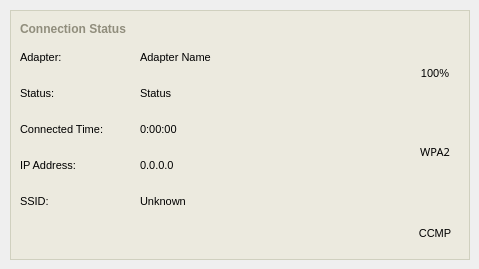
     <widget class="QWidget" name="widgetStackStatusPage" >
      <widget class="QFrame" name="dataFrameConnectionStatus" >
       <property name="geometry" >
        <rect>
         <x>10</x>
         <y>10</y>
         <width>460</width>
         <height>250</height>
        </rect>
       </property>
       <property name="minimumSize" >
        <size>
         <width>460</width>
         <height>250</height>
        </size>
       </property>
       <property name="maximumSize" >
        <size>
         <width>460</width>
         <height>250</height>
        </size>
       </property>
       <property name="palette" >
        <palette>
         <active>
          <colorrole role="WindowText" >
           <brush brushstyle="SolidPattern" >
            <color alpha="255" >
             <red>208</red>
             <green>208</green>
             <blue>191</blue>
            </color>
           </brush>
          </colorrole>
          <colorrole role="Base" >
           <brush brushstyle="SolidPattern" >
            <color alpha="255" >
             <red>255</red>
             <green>255</green>
             <blue>255</blue>
            </color>
           </brush>
          </colorrole>
          <colorrole role="Window" >
           <brush brushstyle="SolidPattern" >
            <color alpha="255" >
             <red>236</red>
             <green>234</green>
             <blue>223</blue>
            </color>
           </brush>
          </colorrole>
         </active>
         <inactive>
          <colorrole role="WindowText" >
           <brush brushstyle="SolidPattern" >
            <color alpha="255" >
             <red>208</red>
             <green>208</green>
             <blue>191</blue>
            </color>
           </brush>
          </colorrole>
          <colorrole role="Base" >
           <brush brushstyle="SolidPattern" >
            <color alpha="255" >
             <red>255</red>
             <green>255</green>
             <blue>255</blue>
            </color>
           </brush>
          </colorrole>
          <colorrole role="Window" >
           <brush brushstyle="SolidPattern" >
            <color alpha="255" >
             <red>236</red>
             <green>234</green>
             <blue>223</blue>
            </color>
           </brush>
          </colorrole>
         </inactive>
         <disabled>
          <colorrole role="WindowText" >
           <brush brushstyle="SolidPattern" >
            <color alpha="255" >
             <red>119</red>
             <green>119</green>
             <blue>119</blue>
            </color>
           </brush>
          </colorrole>
          <colorrole role="Base" >
           <brush brushstyle="SolidPattern" >
            <color alpha="255" >
             <red>236</red>
             <green>234</green>
             <blue>223</blue>
            </color>
           </brush>
          </colorrole>
          <colorrole role="Window" >
           <brush brushstyle="SolidPattern" >
            <color alpha="255" >
             <red>236</red>
             <green>234</green>
             <blue>223</blue>
            </color>
           </brush>
          </colorrole>
         </disabled>
        </palette>
       </property>
       <property name="autoFillBackground" >
        <bool>true</bool>
       </property>
       <property name="frameShape" >
        <enum>QFrame::Box</enum>
       </property>
       <property name="frameShadow" >
        <enum>QFrame::Plain</enum>
       </property>
       <widget class="QLabel" name="labelAdapter" >
        <property name="geometry" >
         <rect>
          <x>10</x>
          <y>38</y>
          <width>115</width>
          <height>18</height>
         </rect>
        </property>
        <property name="sizePolicy" >
         <sizepolicy vsizetype="Fixed" hsizetype="Fixed" >
          <horstretch>0</horstretch>
          <verstretch>0</verstretch>
         </sizepolicy>
        </property>
        <property name="minimumSize" >
         <size>
          <width>115</width>
          <height>18</height>
         </size>
        </property>
        <property name="maximumSize" >
         <size>
          <width>115</width>
          <height>18</height>
         </size>
        </property>
        <property name="palette" >
         <palette>
          <active>
           <colorrole role="WindowText" >
            <brush brushstyle="SolidPattern" >
             <color alpha="255" >
              <red>0</red>
              <green>0</green>
              <blue>0</blue>
             </color>
            </brush>
           </colorrole>
          </active>
          <inactive>
           <colorrole role="WindowText" >
            <brush brushstyle="SolidPattern" >
             <color alpha="255" >
              <red>0</red>
              <green>0</green>
              <blue>0</blue>
             </color>
            </brush>
           </colorrole>
          </inactive>
          <disabled>
           <colorrole role="WindowText" >
            <brush brushstyle="SolidPattern" >
             <color alpha="255" >
              <red>119</red>
              <green>119</green>
              <blue>119</blue>
             </color>
            </brush>
           </colorrole>
          </disabled>
         </palette>
        </property>
        <property name="font" >
         <font>
          <pointsize>8</pointsize>
         </font>
        </property>
        <property name="lineWidth" >
         <number>0</number>
        </property>
        <property name="text" >
         <string>Adapter:</string>
        </property>
       </widget>
       <widget class="QLabel" name="labelIPAddress" >
        <property name="geometry" >
         <rect>
          <x>10</x>
          <y>146</y>
          <width>115</width>
          <height>18</height>
         </rect>
        </property>
        <property name="sizePolicy" >
         <sizepolicy vsizetype="Fixed" hsizetype="Fixed" >
          <horstretch>0</horstretch>
          <verstretch>0</verstretch>
         </sizepolicy>
        </property>
        <property name="minimumSize" >
         <size>
          <width>115</width>
          <height>18</height>
         </size>
        </property>
        <property name="maximumSize" >
         <size>
          <width>115</width>
          <height>18</height>
         </size>
        </property>
        <property name="palette" >
         <palette>
          <active>
           <colorrole role="WindowText" >
            <brush brushstyle="SolidPattern" >
             <color alpha="255" >
              <red>0</red>
              <green>0</green>
              <blue>0</blue>
             </color>
            </brush>
           </colorrole>
          </active>
          <inactive>
           <colorrole role="WindowText" >
            <brush brushstyle="SolidPattern" >
             <color alpha="255" >
              <red>0</red>
              <green>0</green>
              <blue>0</blue>
             </color>
            </brush>
           </colorrole>
          </inactive>
          <disabled>
           <colorrole role="WindowText" >
            <brush brushstyle="SolidPattern" >
             <color alpha="255" >
              <red>119</red>
              <green>119</green>
              <blue>119</blue>
             </color>
            </brush>
           </colorrole>
          </disabled>
         </palette>
        </property>
        <property name="font" >
         <font>
          <pointsize>8</pointsize>
         </font>
        </property>
        <property name="lineWidth" >
         <number>0</number>
        </property>
        <property name="text" >
         <string>IP Address:</string>
        </property>
       </widget>
       <widget class="QLabel" name="labelSSID" >
        <property name="geometry" >
         <rect>
          <x>10</x>
          <y>182</y>
          <width>115</width>
          <height>18</height>
         </rect>
        </property>
        <property name="sizePolicy" >
         <sizepolicy vsizetype="Fixed" hsizetype="Fixed" >
          <horstretch>0</horstretch>
          <verstretch>0</verstretch>
         </sizepolicy>
        </property>
        <property name="minimumSize" >
         <size>
          <width>115</width>
          <height>18</height>
         </size>
        </property>
        <property name="maximumSize" >
         <size>
          <width>115</width>
          <height>18</height>
         </size>
        </property>
        <property name="palette" >
         <palette>
          <active>
           <colorrole role="WindowText" >
            <brush brushstyle="SolidPattern" >
             <color alpha="255" >
              <red>0</red>
              <green>0</green>
              <blue>0</blue>
             </color>
            </brush>
           </colorrole>
          </active>
          <inactive>
           <colorrole role="WindowText" >
            <brush brushstyle="SolidPattern" >
             <color alpha="255" >
              <red>0</red>
              <green>0</green>
              <blue>0</blue>
             </color>
            </brush>
           </colorrole>
          </inactive>
          <disabled>
           <colorrole role="WindowText" >
            <brush brushstyle="SolidPattern" >
             <color alpha="255" >
              <red>119</red>
              <green>119</green>
              <blue>119</blue>
             </color>
            </brush>
           </colorrole>
          </disabled>
         </palette>
        </property>
        <property name="font" >
         <font>
          <pointsize>8</pointsize>
         </font>
        </property>
        <property name="lineWidth" >
         <number>0</number>
        </property>
        <property name="text" >
         <string>SSID:</string>
        </property>
       </widget>
       <widget class="QLabel" name="dataFieldAssociationMode" >
        <property name="geometry" >
         <rect>
          <x>400</x>
          <y>132</y>
          <width>50</width>
          <height>18</height>
         </rect>
        </property>
        <property name="minimumSize" >
         <size>
          <width>50</width>
          <height>18</height>
         </size>
        </property>
        <property name="maximumSize" >
         <size>
          <width>50</width>
          <height>18</height>
         </size>
        </property>
        <property name="palette" >
         <palette>
          <active>
           <colorrole role="WindowText" >
            <brush brushstyle="SolidPattern" >
             <color alpha="255" >
              <red>0</red>
              <green>0</green>
              <blue>0</blue>
             </color>
            </brush>
           </colorrole>
          </active>
          <inactive>
           <colorrole role="WindowText" >
            <brush brushstyle="SolidPattern" >
             <color alpha="255" >
              <red>0</red>
              <green>0</green>
              <blue>0</blue>
             </color>
            </brush>
           </colorrole>
          </inactive>
          <disabled>
           <colorrole role="WindowText" >
            <brush brushstyle="SolidPattern" >
             <color alpha="255" >
              <red>119</red>
              <green>119</green>
              <blue>119</blue>
             </color>
            </brush>
           </colorrole>
          </disabled>
         </palette>
        </property>
        <property name="font" >
         <font>
          <family>Sans Serif</family>
          <pointsize>8</pointsize>
          <weight>50</weight>
          <bold>false</bold>
         </font>
        </property>
        <property name="lineWidth" >
         <number>0</number>
        </property>
        <property name="text" >
         <string>WPA2</string>
        </property>
        <property name="alignment" >
         <set>Qt::AlignBottom|Qt::AlignHCenter</set>
        </property>
       </widget>
       <widget class="QLabel" name="dataFieldSignalStrength" >
        <property name="geometry" >
         <rect>
          <x>400</x>
          <y>52</y>
          <width>50</width>
          <height>18</height>
         </rect>
        </property>
        <property name="minimumSize" >
         <size>
          <width>50</width>
          <height>18</height>
         </size>
        </property>
        <property name="maximumSize" >
         <size>
          <width>50</width>
          <height>18</height>
         </size>
        </property>
        <property name="palette" >
         <palette>
          <active>
           <colorrole role="WindowText" >
            <brush brushstyle="SolidPattern" >
             <color alpha="255" >
              <red>0</red>
              <green>0</green>
              <blue>0</blue>
             </color>
            </brush>
           </colorrole>
          </active>
          <inactive>
           <colorrole role="WindowText" >
            <brush brushstyle="SolidPattern" >
             <color alpha="255" >
              <red>0</red>
              <green>0</green>
              <blue>0</blue>
             </color>
            </brush>
           </colorrole>
          </inactive>
          <disabled>
           <colorrole role="WindowText" >
            <brush brushstyle="SolidPattern" >
             <color alpha="255" >
              <red>119</red>
              <green>119</green>
              <blue>119</blue>
             </color>
            </brush>
           </colorrole>
          </disabled>
         </palette>
        </property>
        <property name="font" >
         <font>
          <pointsize>8</pointsize>
         </font>
        </property>
        <property name="layoutDirection" >
         <enum>Qt::LeftToRight</enum>
        </property>
        <property name="lineWidth" >
         <number>0</number>
        </property>
        <property name="text" >
         <string>100%</string>
        </property>
        <property name="alignment" >
         <set>Qt::AlignBottom|Qt::AlignHCenter</set>
        </property>
       </widget>
       <widget class="QLabel" name="dataFieldEncryptionType" >
        <property name="geometry" >
         <rect>
          <x>400</x>
          <y>212</y>
          <width>50</width>
          <height>18</height>
         </rect>
        </property>
        <property name="minimumSize" >
         <size>
          <width>50</width>
          <height>18</height>
         </size>
        </property>
        <property name="maximumSize" >
         <size>
          <width>50</width>
          <height>18</height>
         </size>
        </property>
        <property name="palette" >
         <palette>
          <active>
           <colorrole role="WindowText" >
            <brush brushstyle="SolidPattern" >
             <color alpha="255" >
              <red>0</red>
              <green>0</green>
              <blue>0</blue>
             </color>
            </brush>
           </colorrole>
          </active>
          <inactive>
           <colorrole role="WindowText" >
            <brush brushstyle="SolidPattern" >
             <color alpha="255" >
              <red>0</red>
              <green>0</green>
              <blue>0</blue>
             </color>
            </brush>
           </colorrole>
          </inactive>
          <disabled>
           <colorrole role="WindowText" >
            <brush brushstyle="SolidPattern" >
             <color alpha="255" >
              <red>119</red>
              <green>119</green>
              <blue>119</blue>
             </color>
            </brush>
           </colorrole>
          </disabled>
         </palette>
        </property>
        <property name="font" >
         <font>
          <pointsize>8</pointsize>
         </font>
        </property>
        <property name="lineWidth" >
         <number>0</number>
        </property>
        <property name="text" >
         <string>CCMP</string>
        </property>
        <property name="alignment" >
         <set>Qt::AlignBottom|Qt::AlignHCenter</set>
        </property>
       </widget>
       <widget class="QLabel" name="iconSignalStrength" >
        <property name="geometry" >
         <rect>
          <x>410</x>
          <y>20</y>
          <width>32</width>
          <height>32</height>
         </rect>
        </property>
        <property name="minimumSize" >
         <size>
          <width>32</width>
          <height>32</height>
         </size>
        </property>
        <property name="maximumSize" >
         <size>
          <width>32</width>
          <height>32</height>
         </size>
        </property>
        <property name="text" >
         <string/>
        </property>
        <property name="pixmap" >
         <pixmap>icons/signal_0.png</pixmap>
        </property>
       </widget>
       <widget class="QLabel" name="iconAssociationMode" >
        <property name="geometry" >
         <rect>
          <x>410</x>
          <y>100</y>
          <width>32</width>
          <height>32</height>
         </rect>
        </property>
        <property name="minimumSize" >
         <size>
          <width>32</width>
          <height>32</height>
         </size>
        </property>
        <property name="maximumSize" >
         <size>
          <width>32</width>
          <height>32</height>
         </size>
        </property>
        <property name="text" >
         <string/>
        </property>
        <property name="pixmap" >
         <pixmap>icons/key.png</pixmap>
        </property>
       </widget>
       <widget class="QLabel" name="iconEncryptionType" >
        <property name="geometry" >
         <rect>
          <x>410</x>
          <y>180</y>
          <width>32</width>
          <height>32</height>
         </rect>
        </property>
        <property name="minimumSize" >
         <size>
          <width>32</width>
          <height>32</height>
         </size>
        </property>
        <property name="maximumSize" >
         <size>
          <width>32</width>
          <height>32</height>
         </size>
        </property>
        <property name="text" >
         <string/>
        </property>
        <property name="pixmap" >
         <pixmap>icons/lock.png</pixmap>
        </property>
       </widget>
       <widget class="QLabel" name="headerConnectionStatus" >
        <property name="geometry" >
         <rect>
          <x>10</x>
          <y>10</y>
          <width>201</width>
          <height>18</height>
         </rect>
        </property>
        <property name="minimumSize" >
         <size>
          <width>0</width>
          <height>18</height>
         </size>
        </property>
        <property name="maximumSize" >
         <size>
          <width>16777215</width>
          <height>18</height>
         </size>
        </property>
        <property name="palette" >
         <palette>
          <active>
           <colorrole role="WindowText" >
            <brush brushstyle="SolidPattern" >
             <color alpha="255" >
              <red>144</red>
              <green>141</green>
              <blue>124</blue>
             </color>
            </brush>
           </colorrole>
          </active>
          <inactive>
           <colorrole role="WindowText" >
            <brush brushstyle="SolidPattern" >
             <color alpha="255" >
              <red>144</red>
              <green>141</green>
              <blue>124</blue>
             </color>
            </brush>
           </colorrole>
          </inactive>
          <disabled>
           <colorrole role="WindowText" >
            <brush brushstyle="SolidPattern" >
             <color alpha="255" >
              <red>119</red>
              <green>119</green>
              <blue>119</blue>
             </color>
            </brush>
           </colorrole>
          </disabled>
         </palette>
        </property>
        <property name="font" >
         <font>
          <weight>75</weight>
          <bold>true</bold>
         </font>
        </property>
        <property name="lineWidth" >
         <number>0</number>
        </property>
        <property name="text" >
         <string>Connection Status</string>
        </property>
       </widget>
       <widget class="QLabel" name="labelStatus" >
        <property name="geometry" >
         <rect>
          <x>10</x>
          <y>74</y>
          <width>115</width>
          <height>18</height>
         </rect>
        </property>
        <property name="sizePolicy" >
         <sizepolicy vsizetype="Fixed" hsizetype="Fixed" >
          <horstretch>0</horstretch>
          <verstretch>0</verstretch>
         </sizepolicy>
        </property>
        <property name="minimumSize" >
         <size>
          <width>115</width>
          <height>18</height>
         </size>
        </property>
        <property name="maximumSize" >
         <size>
          <width>115</width>
          <height>18</height>
         </size>
        </property>
        <property name="palette" >
         <palette>
          <active>
           <colorrole role="WindowText" >
            <brush brushstyle="SolidPattern" >
             <color alpha="255" >
              <red>0</red>
              <green>0</green>
              <blue>0</blue>
             </color>
            </brush>
           </colorrole>
          </active>
          <inactive>
           <colorrole role="WindowText" >
            <brush brushstyle="SolidPattern" >
             <color alpha="255" >
              <red>0</red>
              <green>0</green>
              <blue>0</blue>
             </color>
            </brush>
           </colorrole>
          </inactive>
          <disabled>
           <colorrole role="WindowText" >
            <brush brushstyle="SolidPattern" >
             <color alpha="255" >
              <red>119</red>
              <green>119</green>
              <blue>119</blue>
             </color>
            </brush>
           </colorrole>
          </disabled>
         </palette>
        </property>
        <property name="font" >
         <font>
          <pointsize>8</pointsize>
         </font>
        </property>
        <property name="lineWidth" >
         <number>0</number>
        </property>
        <property name="text" >
         <string>Status:</string>
        </property>
       </widget>
       <widget class="QLabel" name="labelConnectedTime" >
        <property name="geometry" >
         <rect>
          <x>10</x>
          <y>110</y>
          <width>115</width>
          <height>18</height>
         </rect>
        </property>
        <property name="sizePolicy" >
         <sizepolicy vsizetype="Fixed" hsizetype="Fixed" >
          <horstretch>0</horstretch>
          <verstretch>0</verstretch>
         </sizepolicy>
        </property>
        <property name="minimumSize" >
         <size>
          <width>115</width>
          <height>18</height>
         </size>
        </property>
        <property name="maximumSize" >
         <size>
          <width>115</width>
          <height>18</height>
         </size>
        </property>
        <property name="palette" >
         <palette>
          <active>
           <colorrole role="WindowText" >
            <brush brushstyle="SolidPattern" >
             <color alpha="255" >
              <red>0</red>
              <green>0</green>
              <blue>0</blue>
             </color>
            </brush>
           </colorrole>
          </active>
          <inactive>
           <colorrole role="WindowText" >
            <brush brushstyle="SolidPattern" >
             <color alpha="255" >
              <red>0</red>
              <green>0</green>
              <blue>0</blue>
             </color>
            </brush>
           </colorrole>
          </inactive>
          <disabled>
           <colorrole role="WindowText" >
            <brush brushstyle="SolidPattern" >
             <color alpha="255" >
              <red>119</red>
              <green>119</green>
              <blue>119</blue>
             </color>
            </brush>
           </colorrole>
          </disabled>
         </palette>
        </property>
        <property name="font" >
         <font>
          <pointsize>8</pointsize>
         </font>
        </property>
        <property name="lineWidth" >
         <number>0</number>
        </property>
        <property name="text" >
         <string>Connected Time:</string>
        </property>
       </widget>
       <widget class="QLabel" name="dataFieldAdapterName" >
        <property name="geometry" >
         <rect>
          <x>130</x>
          <y>38</y>
          <width>270</width>
          <height>18</height>
         </rect>
        </property>
        <property name="sizePolicy" >
         <sizepolicy vsizetype="Fixed" hsizetype="Fixed" >
          <horstretch>0</horstretch>
          <verstretch>0</verstretch>
         </sizepolicy>
        </property>
        <property name="minimumSize" >
         <size>
          <width>270</width>
          <height>18</height>
         </size>
        </property>
        <property name="maximumSize" >
         <size>
          <width>270</width>
          <height>18</height>
         </size>
        </property>
        <property name="palette" >
         <palette>
          <active>
           <colorrole role="WindowText" >
            <brush brushstyle="SolidPattern" >
             <color alpha="255" >
              <red>0</red>
              <green>0</green>
              <blue>0</blue>
             </color>
            </brush>
           </colorrole>
          </active>
          <inactive>
           <colorrole role="WindowText" >
            <brush brushstyle="SolidPattern" >
             <color alpha="255" >
              <red>0</red>
              <green>0</green>
              <blue>0</blue>
             </color>
            </brush>
           </colorrole>
          </inactive>
          <disabled>
           <colorrole role="WindowText" >
            <brush brushstyle="SolidPattern" >
             <color alpha="255" >
              <red>119</red>
              <green>119</green>
              <blue>119</blue>
             </color>
            </brush>
           </colorrole>
          </disabled>
         </palette>
        </property>
        <property name="font" >
         <font>
          <pointsize>8</pointsize>
         </font>
        </property>
        <property name="lineWidth" >
         <number>0</number>
        </property>
        <property name="text" >
         <string>Adapter Name</string>
        </property>
       </widget>
       <widget class="QLabel" name="dataFieldStatus" >
        <property name="geometry" >
         <rect>
          <x>130</x>
          <y>74</y>
          <width>270</width>
          <height>18</height>
         </rect>
        </property>
        <property name="sizePolicy" >
         <sizepolicy vsizetype="Fixed" hsizetype="Fixed" >
          <horstretch>0</horstretch>
          <verstretch>0</verstretch>
         </sizepolicy>
        </property>
        <property name="minimumSize" >
         <size>
          <width>270</width>
          <height>18</height>
         </size>
        </property>
        <property name="maximumSize" >
         <size>
          <width>270</width>
          <height>18</height>
         </size>
        </property>
        <property name="palette" >
         <palette>
          <active>
           <colorrole role="WindowText" >
            <brush brushstyle="SolidPattern" >
             <color alpha="255" >
              <red>0</red>
              <green>0</green>
              <blue>0</blue>
             </color>
            </brush>
           </colorrole>
          </active>
          <inactive>
           <colorrole role="WindowText" >
            <brush brushstyle="SolidPattern" >
             <color alpha="255" >
              <red>0</red>
              <green>0</green>
              <blue>0</blue>
             </color>
            </brush>
           </colorrole>
          </inactive>
          <disabled>
           <colorrole role="WindowText" >
            <brush brushstyle="SolidPattern" >
             <color alpha="255" >
              <red>119</red>
              <green>119</green>
              <blue>119</blue>
             </color>
            </brush>
           </colorrole>
          </disabled>
         </palette>
        </property>
        <property name="font" >
         <font>
          <pointsize>8</pointsize>
         </font>
        </property>
        <property name="lineWidth" >
         <number>0</number>
        </property>
        <property name="text" >
         <string>Status</string>
        </property>
       </widget>
       <widget class="QLabel" name="dataFieldConnectedTime" >
        <property name="geometry" >
         <rect>
          <x>130</x>
          <y>110</y>
          <width>270</width>
          <height>18</height>
         </rect>
        </property>
        <property name="sizePolicy" >
         <sizepolicy vsizetype="Fixed" hsizetype="Fixed" >
          <horstretch>0</horstretch>
          <verstretch>0</verstretch>
         </sizepolicy>
        </property>
        <property name="minimumSize" >
         <size>
          <width>270</width>
          <height>18</height>
         </size>
        </property>
        <property name="maximumSize" >
         <size>
          <width>270</width>
          <height>18</height>
         </size>
        </property>
        <property name="palette" >
         <palette>
          <active>
           <colorrole role="WindowText" >
            <brush brushstyle="SolidPattern" >
             <color alpha="255" >
              <red>0</red>
              <green>0</green>
              <blue>0</blue>
             </color>
            </brush>
           </colorrole>
          </active>
          <inactive>
           <colorrole role="WindowText" >
            <brush brushstyle="SolidPattern" >
             <color alpha="255" >
              <red>0</red>
              <green>0</green>
              <blue>0</blue>
             </color>
            </brush>
           </colorrole>
          </inactive>
          <disabled>
           <colorrole role="WindowText" >
            <brush brushstyle="SolidPattern" >
             <color alpha="255" >
              <red>119</red>
              <green>119</green>
              <blue>119</blue>
             </color>
            </brush>
           </colorrole>
          </disabled>
         </palette>
        </property>
        <property name="font" >
         <font>
          <pointsize>8</pointsize>
         </font>
        </property>
        <property name="lineWidth" >
         <number>0</number>
        </property>
        <property name="text" >
         <string>0:00:00</string>
        </property>
       </widget>
       <widget class="QLabel" name="dataFieldIPAddress" >
        <property name="geometry" >
         <rect>
          <x>130</x>
          <y>146</y>
          <width>270</width>
          <height>18</height>
         </rect>
        </property>
        <property name="sizePolicy" >
         <sizepolicy vsizetype="Fixed" hsizetype="Fixed" >
          <horstretch>0</horstretch>
          <verstretch>0</verstretch>
         </sizepolicy>
        </property>
        <property name="minimumSize" >
         <size>
          <width>270</width>
          <height>18</height>
         </size>
        </property>
        <property name="maximumSize" >
         <size>
          <width>270</width>
          <height>18</height>
         </size>
        </property>
        <property name="palette" >
         <palette>
          <active>
           <colorrole role="WindowText" >
            <brush brushstyle="SolidPattern" >
             <color alpha="255" >
              <red>0</red>
              <green>0</green>
              <blue>0</blue>
             </color>
            </brush>
           </colorrole>
          </active>
          <inactive>
           <colorrole role="WindowText" >
            <brush brushstyle="SolidPattern" >
             <color alpha="255" >
              <red>0</red>
              <green>0</green>
              <blue>0</blue>
             </color>
            </brush>
           </colorrole>
          </inactive>
          <disabled>
           <colorrole role="WindowText" >
            <brush brushstyle="SolidPattern" >
             <color alpha="255" >
              <red>119</red>
              <green>119</green>
              <blue>119</blue>
             </color>
            </brush>
           </colorrole>
          </disabled>
         </palette>
        </property>
        <property name="font" >
         <font>
          <pointsize>8</pointsize>
         </font>
        </property>
        <property name="lineWidth" >
         <number>0</number>
        </property>
        <property name="text" >
         <string>0.0.0.0</string>
        </property>
       </widget>
       <widget class="QLabel" name="dataFieldSSIDName" >
        <property name="geometry" >
         <rect>
          <x>130</x>
          <y>182</y>
          <width>270</width>
          <height>18</height>
         </rect>
        </property>
        <property name="sizePolicy" >
         <sizepolicy vsizetype="Fixed" hsizetype="Fixed" >
          <horstretch>0</horstretch>
          <verstretch>0</verstretch>
         </sizepolicy>
        </property>
        <property name="minimumSize" >
         <size>
          <width>270</width>
          <height>18</height>
         </size>
        </property>
        <property name="maximumSize" >
         <size>
          <width>270</width>
          <height>18</height>
         </size>
        </property>
        <property name="palette" >
         <palette>
          <active>
           <colorrole role="WindowText" >
            <brush brushstyle="SolidPattern" >
             <color alpha="255" >
              <red>0</red>
              <green>0</green>
              <blue>0</blue>
             </color>
            </brush>
           </colorrole>
          </active>
          <inactive>
           <colorrole role="WindowText" >
            <brush brushstyle="SolidPattern" >
             <color alpha="255" >
              <red>0</red>
              <green>0</green>
              <blue>0</blue>
             </color>
            </brush>
           </colorrole>
          </inactive>
          <disabled>
           <colorrole role="WindowText" >
            <brush brushstyle="SolidPattern" >
             <color alpha="255" >
              <red>119</red>
              <green>119</green>
              <blue>119</blue>
             </color>
            </brush>
           </colorrole>
          </disabled>
         </palette>
        </property>
        <property name="font" >
         <font>
          <pointsize>8</pointsize>
         </font>
        </property>
        <property name="lineWidth" >
         <number>0</number>
        </property>
        <property name="text" >
         <string>Unknown</string>
        </property>
       </widget>
      </widget>
     </widget>
